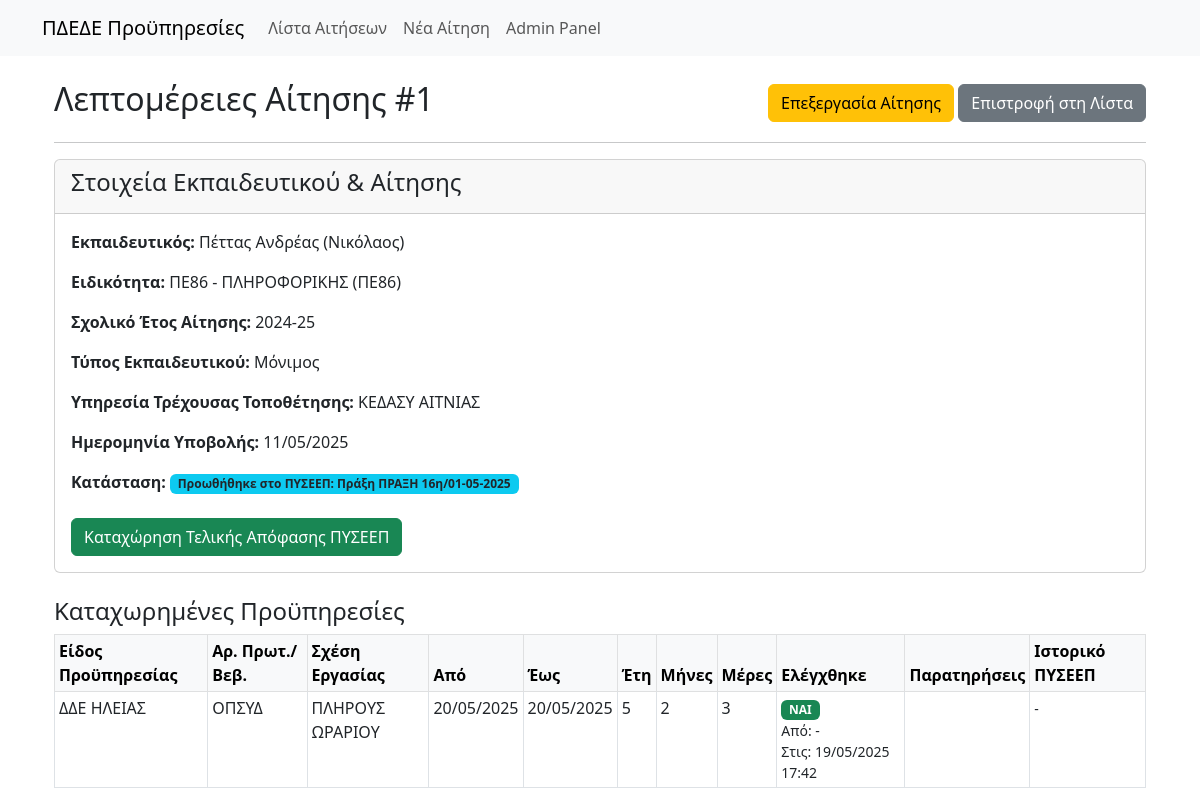
/app/aitisi/1/ (signed in), run on the app's committed database.
### proypiresies_app/models.py (models this page shows, shortened)
class Aitisi(models.Model):
    TYPOI_EKPAIDEFTIKOU_CHOICES = [
        ('MONIMOS', 'Μόνιμος'),
        ('ANAPLIROTIS', 'Αναπληρωτής'),
    ]
    ekpaideftikos = models.ForeignKey(
        Ekpaideftikos,
        on_delete=models.CASCADE, # Αν διαγραφεί ο εκπαιδευτικός, διαγράφονται και οι αιτήσεις του
        verbose_name="Εκπαιδευτικός"
    )
    ypiresia_trexousas_topothetisis = models.ForeignKey(
        Ypiresia,
        on_delete=models.PROTECT,
        verbose_name="Υπηρεσία Τρέχουσας Τοποθέτησης"
    )
    sxoliko_etos = models.CharField(max_length=9, verbose_name="Σχολικό Έτος (π.χ. 2024-25)") # π.χ. 2023-24
    typos_ekpaideftikou = models.CharField(
        max_length=20,
        choices=TYPOI_EKPAIDEFTIKOU_CHOICES,
        verbose_name="Τύπος Εκπαιδευτικού"
    )
    imerominia_ypovolis = models.DateField(
        blank=True,
        null=True,
        verbose_name="Ημερομηνία Υποβολής Αίτησης"
    )
    arxeio_aitisis_pdf = models.FileField(
        upload_to='aitiseis_pdf/%Y/%m/', # Θα δημιουργήσει υποφακέλους ανά έτος/μήνα
        blank=True,
        null=True,
        verbose_name="Αρχείο Αίτησης (PDF)"
    )
    se_anamoni = models.BooleanField(
        default=False,
        verbose_name="Σε Αναμονή Δικαιολογητικών"
    )
    pyseep_proothisis = models.ForeignKey(
        PYSEEP,
        on_delete=models.SET_NULL, # Αν διαγραφεί το ΠΥΣΕΕΠ, το πεδίο γίνεται null
        blank=True,
        null=True,
        related_name='aitiseis_proothisis',
        verbose_name="Έτοιμη για ΠΥΣΕΕΠ (Προώθηση)"
    )
    pyseep_teliki_apofasi = models.ForeignKey(
        PYSEEP,
        on_delete=models.SET_NULL,
        blank=True,
        null=True,
        related_name='aitiseis_telikes_apofaseis',
        verbose_name="Τελική Απόφαση από ΠΥΣΕΕΠ"
    )
    created_at = models.DateTimeField(auto_now_add=True, verbose_name="Ημερομηνία Δημιουργίας")
    updated_at = models.DateTimeField(auto_now=True, verbose_name="Ημερομηνία Ενημέρωσης")
    class Meta:
        verbose_name = "Αίτηση Αναγνώρισης Προϋπηρεσίας"
        verbose_name_plural = "Αιτήσεις Αναγνώρισης Προϋπηρεσιών"
        ordering = ['-created_at']

class Ekpaideftikos(models.Model):
    onoma = models.CharField(max_length=100, verbose_name="Όνομα")
    eponymo = models.CharField(max_length=100, verbose_name="Επώνυμο")
    patronymo = models.CharField(max_length=100, verbose_name="Πατρώνυμο")
    eidikotita = models.ForeignKey(
        Eidikotita,
        on_delete=models.PROTECT, # Προστασία για να μην διαγραφεί ειδικότητα αν χρησιμοποιείται
        verbose_name="Ειδικότητα"
    )
    tilefono = models.CharField(max_length=20, blank=True, null=True, verbose_name="Τηλέφωνο")
    email = models.EmailField(blank=True, null=True, verbose_name="Email")
    class Meta:
        verbose_name = "Εκπαιδευτικός"
        verbose_name_plural = "Εκπαιδευτικοί"
        unique_together = [['onoma', 'eponymo', 'patronymo', 'eidikotita']]
        ordering = ['eponymo', 'onoma']

class Eidikotita(models.Model):
    eidikotita_pliris = models.CharField(
        max_length=255,
        unique=True,
        verbose_name="Πλήρης Ονομασία Ειδικότητας"
    )
    eidikotita_sintomi = models.CharField(
        max_length=50,
        verbose_name="Σύντομη Ονομασία Ειδικότητας (π.χ. ΔΕ1)"
    )
    class Meta:
        verbose_name = "Ειδικότητα"
        verbose_name_plural = "Ειδικότητες"
        ordering = ['eidikotita_sintomi']

class Ypiresia(models.Model):
    onomasia = models.CharField(max_length=255, unique=True, verbose_name="Ονομασία Υπηρεσίας")
    class Meta:
        verbose_name = "Υπηρεσία Τοποθέτησης/Υπηρέτησης"
        verbose_name_plural = "Υπηρεσίες Τοποθέτησης/Υπηρέτησης"
        ordering = ['onomasia']

class PYSEEP(models.Model):
    arithmos_praxis = models.CharField(max_length=50, verbose_name="Αριθμός Πράξης ΠΥΣΕΕΠ")
    imerominia_praxis = models.DateField(verbose_name="Ημερομηνία Πράξης ΠΥΣΕΕΠ")
    def __str__(self):
        return f"Πράξη {self.arithmos_praxis}/{self.imerominia_praxis.strftime('%d-%m-%Y')}"
    class Meta:
        verbose_name = "Πράξη ΠΥΣΕΕΠ"
        verbose_name_plural = "Πράξεις ΠΥΣΕΕΠ"
        unique_together = [['arithmos_praxis', 'imerominia_praxis']]
        ordering = ['-imerominia_praxis', 'arithmos_praxis']

class Proypiresia(models.Model):
    aitisi = models.ForeignKey(
        Aitisi,
        on_delete=models.CASCADE, # Αν διαγραφεί η αίτηση, διαγράφονται και οι προϋπηρεσίες της
        related_name='proypiresies',
        verbose_name="Αίτηση"
    )
    eidos_proypiresias = models.ForeignKey(
        EidosProypiresias,
        on_delete=models.PROTECT, # Να μην μπορεί να διαγραφεί αν χρησιμοποιείται
        verbose_name="Είδος Προϋπηρεσίας (από λίστα)"
    )
    arithmos_protokollou_vevaiosis = models.CharField(
        max_length=100,
        default="ΟΠΣΥΔ",
        verbose_name="Αρ. Πρωτοκόλλου/Βεβ. Προϋπηρεσίας"
    )
    sxesi_ergasias = models.ForeignKey(
        SxesiErgasias,
        on_delete=models.PROTECT, # Να μην μπορεί να διαγραφεί αν χρησιμοποιείται
        verbose_name="Σχέση Εργασίας (από λίστα)"
    )
    xroniko_diastima_apo = models.DateField(verbose_name="Χρονικό Διάστημα ΑΠΟ")
    xroniko_diastima_eos = models.DateField(verbose_name="Χρονικό Διάστημα ΕΩΣ")
    eti_proypiresias = models.PositiveIntegerField(default=0, verbose_name="Έτη")
    mines_proypiresias = models.PositiveIntegerField(default=0, verbose_name="Μήνες")
    meres_proypiresias = models.PositiveIntegerField(default=0, verbose_name="Μέρες")
    paratiriseis = models.TextField(blank=True, null=True, verbose_name="Παρατηρήσεις")
    esoterikes_simeioseis = models.TextField(blank=True, null=True, verbose_name="Εσωτερικές Σημειώσεις")
    elegxthike = models.BooleanField(default=False, verbose_name="Ελέγχθηκε")
    elegxthike_pote = models.DateTimeField(
        blank=True,
        null=True,
        verbose_name="Ελέγχθηκε στις"
    )
    elegxthike_apo = models.ForeignKey(
        User,
        on_delete=models.SET_NULL,
        blank=True,
        null=True,
        related_name='elegxmenes_proypiresies',
        verbose_name="Ελέγχθηκε από"
    )
    paravlepsi = models.BooleanField(default=False, verbose_name="Παράβλεψη (δεν υπολογίζεται)")
    class Meta:
        verbose_name = "Καταχωρημένη Προϋπηρεσία"
        verbose_name_plural = "Καταχωρημένες Προϋπηρεσίες"
        ordering = ['aitisi', 'xroniko_diastima_apo']

class EidosProypiresias(models.Model):
    perigrafi = models.CharField(max_length=255, unique=True, verbose_name="Περιγραφή Είδους Προϋπηρεσίας")
    class Meta:
        verbose_name = "Είδος Προϋπηρεσίας"
        verbose_name_plural = "Είδη Προϋπηρεσιών"
        ordering = ['perigrafi']

class SxesiErgasias(models.Model):
    perigrafi = models.CharField(max_length=100, unique=True, verbose_name="Περιγραφή Σχέσης Εργασίας")
    class Meta:
        verbose_name = "Σχέση Εργασίας"
        verbose_name_plural = "Σχέσεις Εργασίας"
        ordering = ['perigrafi']

### proypiresies_app/views.py (the view)
# urls.py: path('aitisi/<int:pk>/', views.AitisiDetailView.as_view(), name='aitisi_detail'),
class AitisiDetailView(LoginRequiredMixin, DetailView):
    model = Aitisi
    template_name = 'proypiresies_app/aitisi_detail.html' # Δημιουργήστε αυτό το template
    context_object_name = 'aitisi'
    def get_context_data(self, **kwargs):
        context = super().get_context_data(**kwargs)
        context['proypiresies'] = self.object.proypiresies.filter(paravlepsi=False).order_by('xroniko_diastima_apo')
        proypiresia_ids = self.object.proypiresies.values_list('id', flat=True)
        history = ProypiresiaPyseepHistory.objects.filter(proypiresia_id__in=proypiresia_ids).select_related('pyseep_apofasis').order_by('proypiresia_id', '-imerominia_egkrisis_apo_pyseep')
        context['proypiresia_history'] = {
            proy_id: [h for h in history if h.proypiresia_id == proy_id]
            for proy_id in proypiresia_ids
        }
        return context

### proypiresies_app/templatetags/proypiresies_extras.py (called while the page is built)
@register.filter(name='get_item')
def get_item(dictionary, key):
    return dictionary.get(key)

### proypiresies_app/templates/proypiresies_app/aitisi_detail.html (shortened to what this page needs)
{% extends "proypiresies_app/base.html" %}
{% load static %}
{% load proypiresies_extras %}
{% block content %}
<div class="container mt-4">
    <div class="d-flex justify-content-between align-items-center mb-3">
        <h2>Λεπτομέρειες Αίτησης #{{ aitisi.id }}</h2>
        <div>
            <a href="{% url 'proypiresies_app:aitisi_update' aitisi.pk %}" class="btn btn-warning">Επεξεργασία Αίτησης</a>
            <a href="{% url 'proypiresies_app:aitisi_list' %}" class="btn btn-secondary">Επιστροφή στη Λίστα</a>
        </div>
    </div>
    <hr>
    <div class="card mb-4">
        <div class="card-header">
            <h4>Στοιχεία Εκπαιδευτικού & Αίτησης</h4>
        </div>
        <div class="card-body">
            <p><strong>Εκπαιδευτικός:</strong> {{ aitisi.ekpaideftikos.eponymo }} {{ aitisi.ekpaideftikos.onoma }} ({{ aitisi.ekpaideftikos.patronymo }})</p>
            <p><strong>Ειδικότητα:</strong> {{ aitisi.ekpaideftikos.eidikotita.eidikotita_pliris }} ({{ aitisi.ekpaideftikos.eidikotita.eidikotita_sintomi }})</p>
            <p><strong>Σχολικό Έτος Αίτησης:</strong> {{ aitisi.sxoliko_etos }}</p>
            <p><strong>Τύπος Εκπαιδευτικού:</strong> {{ aitisi.get_typos_ekpaideftikou_display }}</p>
            <p><strong>Υπηρεσία Τρέχουσας Τοποθέτησης:</strong> {{ aitisi.ypiresia_trexousas_topothetisis.onomasia }}</p>
            <p><strong>Ημερομηνία Υποβολής:</strong> {{ aitisi.imerominia_ypovolis|date:"d/m/Y"|default:"Δεν έχει οριστεί" }}</p>
            <p><strong>Κατάσταση:</strong>
                {% if aitisi.se_anamoni %}
                    <span class="badge bg-warning text-dark">Σε Αναμονή Δικαιολογητικών</span>
                {% elif aitisi.pyseep_proothisis and not aitisi.pyseep_teliki_apofasi %}
                    <span class="badge bg-info text-dark">Προωθήθηκε στο ΠΥΣΕΕΠ: {{ aitisi.pyseep_proothisis }}</span>
                {% elif aitisi.pyseep_teliki_apofasi %}
                    <span class="badge bg-success">Τελική Απόφαση ΠΥΣΕΕΠ: {{ aitisi.pyseep_teliki_apofasi }}</span>
                {% else %}
                    <span class="badge bg-secondary">Νέα Αίτηση</span>
                {% endif %}
            </p>
            {% if not aitisi.pyseep_teliki_apofasi and aitisi.pyseep_proothisis %}
                <a href="{% url 'proypiresies_app:aitisi_teliki_egkrisi' aitisi.pk %}" class="btn btn-success mt-2">Καταχώρηση Τελικής Απόφασης ΠΥΣΕΕΠ</a>
            {% endif %}
        </div>
    </div>
    <h4>Καταχωρημένες Προϋπηρεσίες</h4>
    {% if proypiresies %}
        <table class="table table-bordered table-sm">
            <thead class="table-light">
                <tr>
                    <th>Είδος Προϋπηρεσίας</th>
                    <th>Αρ. Πρωτ./Βεβ.</th>
                    <th>Σχέση Εργασίας</th>
                    <th>Από</th>
                    <th>Έως</th>
                    <th>Έτη</th>
                    <th>Μήνες</th>
                    <th>Μέρες</th>
                    <th>Ελέγχθηκε</th>
                    <th>Παρατηρήσεις</th>
                    <th>Ιστορικό ΠΥΣΕΕΠ</th>
                </tr>
            </thead>
            <tbody>
                {% for proy in proypiresies %}
                <tr>
                    <td>{{ proy.eidos_proypiresias.perigrafi }}</td>
                    <td>{{ proy.arithmos_protokollou_vevaiosis }}</td>
                    <td>{{ proy.sxesi_ergasias.perigrafi }}</td>
                    <td>{{ proy.xroniko_diastima_apo|date:"d/m/Y" }}</td>
                    <td>{{ proy.xroniko_diastima_eos|date:"d/m/Y" }}</td>
                    <td>{{ proy.eti_proypiresias }}</td>
                    <td>{{ proy.mines_proypiresias }}</td>
                    <td>{{ proy.meres_proypiresias }}</td>
                    <td>
                        {% if proy.elegxthike %}
                            <span class="badge bg-success">ΝΑΙ</span>
                            <small class="d-block">Από: {{ proy.elegxthike_apo.username|default:"-" }}</small>
                            <small class="d-block">Στις: {{ proy.elegxthike_pote|date:"d/m/Y H:i"|default:"-" }}</small>
                        {% else %}
                            <span class="badge bg-danger">ΟΧΙ</span>
                        {% endif %}
                    </td>
                    <td>{{ proy.paratiriseis|default_if_none:"" }}</td>
                    <td>
                        {% with history_entries=proypiresia_history|get_item:proy.id %}
                            {% if history_entries %}
                                <ul class="list-unstyled mb-0">
                                {% for entry in history_entries %}
                                    <li><small>{{ entry.pyseep_apofasis }} ({{ entry.imerominia_egkrisis_apo_pyseep|date:"d/m/Y" }})</small></li>
                                {% endfor %}
                                </ul>
                            {% else %}
                                <small>-</small>
                            {% endif %}
                        {% endwith %}
                    </td>
                </tr>
                {% endfor %}
            </tbody>
        </table>
    {% else %}
        <p>Δεν έχουν καταχωρηθεί προϋπηρεσίες για αυτή την αίτηση που να μην έχουν παραβλεφθεί.</p>
    {% endif %}
</div>
{% endblock %}

### data on the page
Aitisi: id "1", ekpaideftikos.eponymo "Πέττας", ekpaideftikos.onoma "Ανδρέας", ekpaideftikos.patronymo "Νικόλαος", ekpaideftikos.eidikotita.eidikotita_pliris "ΠΕ86 - ΠΛΗΡΟΦΟΡΙΚΗΣ", ekpaideftikos.eidikotita.eidikotita_sintomi "ΠΕ86", sxoliko_etos "2024-25", typos_ekpaideftikou "Μόνιμος", ypiresia_trexousas_topothetisis.onomasia "ΚΕΔΑΣΥ ΑΙΤΝΙΑΣ", imerominia_ypovolis "11/05/2025", pyseep_proothisis "Πράξη ΠΡΑΞΗ 16η/01-05-2025"
Proypiresia: eidos_proypiresias.perigrafi "ΔΔΕ ΗΛΕΙΑΣ", arithmos_protokollou_vevaiosis "ΟΠΣΥΔ", sxesi_ergasias.perigrafi "ΠΛΗΡΟΥΣ ΩΡΑΡΙΟΥ", xroniko_diastima_apo "20/05/2025", xroniko_diastima_eos "20/05/2025", eti_proypiresias "5", mines_proypiresias "2", meres_proypiresias "3", elegxthike_apo.username "-", elegxthike_pote "19/05/2025 17:42"
